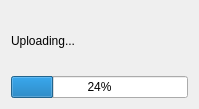
<?xml version="1.0" encoding="UTF-8"?>
<ui version="4.0">
 <class>UploadWindow</class>
 <widget class="QDialog" name="UploadWindow">
  <property name="geometry">
   <rect>
    <x>0</x>
    <y>0</y>
    <width>199</width>
    <height>109</height>
   </rect>
  </property>
  <property name="windowTitle">
   <string>Dialog</string>
  </property>
  <layout class="QVBoxLayout" name="verticalLayout">
   <item>
    <widget class="QLabel" name="Upload">
     <property name="text">
      <string>Uploading...</string>
     </property>
    </widget>
   </item>
   <item>
    <widget class="QProgressBar" name="progressBar">
     <property name="value">
      <number>24</number>
     </property>
    </widget>
   </item>
   <item>
    <layout class="QVBoxLayout" name="urlLayout"/>
   </item>
  </layout>
 </widget>
 <resources/>
 <connections/>
</ui>
